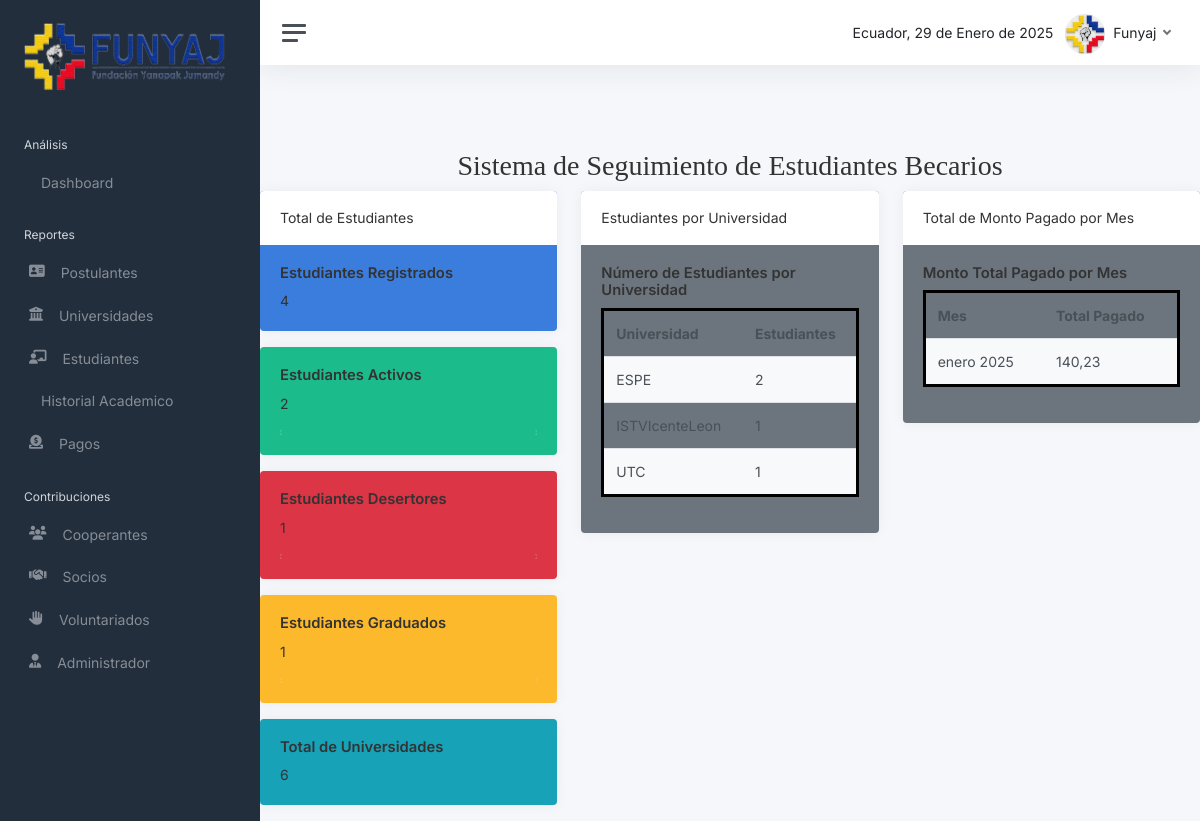
The page /dashboard/ (signed in) on the database its author committed.
### Aplicacion/Sistema/models.py (models this page shows, shortened)
class Universidad(models.Model):
    id = models.AutoField(primary_key=True)
    nombre = models.CharField(max_length=250)
    direccion = models.CharField(max_length=250)

### Aplicacion/Sistema/views.py (the view)
# urls.py: path('dashboard/', views.dashboard, name='dashboard'),
@login_required
def dashboard(request):
    estudiantes = Estudiante.objects.all()
    estudiantes_activos = estudiantes.filter(estado='Estudiante Activo')
    estudiantes_desertores = estudiantes.filter(estado='Desertor')
    estudiantes_graduados = estudiantes.filter(estado='Graduado')
    estudiantes_por_universidad = Estudiante.objects.values('universidad__nombre') \
        .annotate(total=Count('id')) \
        .order_by('universidad__nombre')
    total_universidades = Universidad.objects.count()
    total_estudiantes = estudiantes.count()
    pagos_por_mes = Pago.objects.annotate(month=TruncMonth('fecha_de_pago')) \
        .values('month') \
        .annotate(total_pago=Sum('monto')) \
        .order_by('month')
    context = {
        'estudiantes': estudiantes,
        'estudiantes_activos': estudiantes_activos,
        'estudiantes_desertores': estudiantes_desertores,
        'estudiantes_graduados': estudiantes_graduados,
        'estudiantes_por_universidad': estudiantes_por_universidad,
        'total_universidades': total_universidades,
        'total_estudiantes': total_estudiantes,
        'pagos_por_mes': pagos_por_mes,
    }
    return render(request, 'dashboard.html', context)

### Aplicacion/Sistema/templates/dashboard.html
{% extends "./administrador.html" %}
{% block contenido %}
{% load static %}
<body>
    <br><br><br><br>
    <center><h1 style="font-family: 'Times New Roman', serif; color: #333333;">Sistema de Seguimiento de Estudiantes Becarios</h1></center>
    <div class="row">
        <div class="col-md-4">
            <div class="card-deck">
                <div class="col-md-12 mb-3">
                    <div class="card text-white bg-primary mb-3">
                        <div class="card-header" style="color: #333333;">Total de Estudiantes</div>
                        <div class="card-body" style="color: #333333;">
                            <h5 class="card-title" style="color: #333333;">Estudiantes Registrados</h5>
                            <p class="card-text" style="font-size: 1em; color: #333333;">{{ total_estudiantes }}</p>
                        </div>
                    </div>
                </div>
                <div class="col-md-12 mb-3">
                    <div class="card text-white bg-success mb-3">
                        <div class="card-body" style="color: #333333;">
                            <h5 class="card-title" style="color: #333333;">Estudiantes Activos</h5>
                            <p class="card-text" style="font-size: 1em; color: #333333;">
                                {{ estudiantes_activos|length }}
                            </p>
                            <div class="progress" style="height: 5px; margin-top: 5px;">
                                <div class="progress-bar bg-success" role="progressbar" style="width: 100%" aria-valuenow="100" aria-valuemin="0" aria-valuemax="100"></div>
                            </div>
                        </div>
                    </div>
                </div>
                <div class="col-md-12 mb-3">
                    <div class="card text-white bg-danger mb-3">
                        <div class="card-body" style="color: #333333;">
                            <h5 class="card-title" style="color: #333333;">Estudiantes Desertores</h5>
                            <p class="card-text" style="font-size: 1em; color: #333333;">
                                {{ estudiantes_desertores|length }}
                            </p>
                            <div class="progress" style="height: 5px; margin-top: 5px;">
                                <div class="progress-bar bg-danger" role="progressbar" style="width: 100%" aria-valuenow="100" aria-valuemin="0" aria-valuemax="100"></div>
                            </div>
                        </div>
                    </div>
                </div>
                <div class="col-md-12 mb-3">
                    <div class="card text-white bg-warning mb-3">
                        <div class="card-body" style="color: #333333;">
                            <h5 class="card-title" style="color: #333333;">Estudiantes Graduados</h5>
                            <p class="card-text" style="font-size: 1em; color: #333333;">
                                {{ estudiantes_graduados|length }}
                            </p>
                            <div class="progress" style="height: 5px; margin-top: 5px;">
                                <div class="progress-bar bg-warning" role="progressbar" style="width: 100%" aria-valuenow="100" aria-valuemin="0" aria-valuemax="100"></div>
                            </div>
                        </div>
                    </div>
                </div>
                <div class="col-md-12 mb-3">
                    <div class="card text-white bg-info mb-3">
                        <div class="card-body" style="color: #333333;">
                            <h5 class="card-title" style="color: #333333;">Total de Universidades</h5>
                            <p class="card-text" style="font-size: 1em; color: #333333;">{{ total_universidades }}</p>
                        </div>
                    </div>
                </div>
            </div>
        </div>
        <div class="col-md-4">
            <div class="card text-white bg-secondary mb-3">
                <div class="card-header" style="color: #333333;">Estudiantes por Universidad</div>
                <div class="card-body" style="color: #333333;">
                    <h5 class="card-title" style="color: #333333;">Número de Estudiantes por Universidad</h5>
                    <table class="table table-striped">
                        <thead>
                            <tr>
                                <th>Universidad</th>
                                <th>Estudiantes</th>
                            </tr>
                        </thead>
                        <tbody>
                            {% for universidad in estudiantes_por_universidad %}
                                <tr>
                                    <td>{{ universidad.universidad__nombre }}</td>
                                    <td>{{ universidad.total }}</td>
                                </tr>
                            {% endfor %}
                        </tbody>
                    </table>
                </div>
            </div>
        </div>
        <div class="col-md-4">
            <div class="card text-white bg-secondary mb-3">
                <div class="card-header" style="color: #333333;">Total de Monto Pagado por Mes</div>
                <div class="card-body" style="color: #333333;">
                    <h5 class="card-title" style="color: #333333;">Monto Total Pagado por Mes</h5>
                    <table class="table table-striped">
                        <thead>
                            <tr>
                                <th>Mes</th>
                                <th>Total Pagado</th>
                            </tr>
                        </thead>
                        <tbody>
                            {% for pago in pagos_por_mes %}
                                <tr>
                                    <td>{{ pago.month|date:"F Y" }}</td>
                                    <td>{{ pago.total_pago|floatformat:2 }}</td>
                                </tr>
                            {% endfor %}
                        </tbody>
                    </table>
                </div>
            </div>
        </div>
    </div>
</body>
{% endblock %}

### F_Funyaj/assets/css/principal.css (style rules this page uses)
body { font-family: 'Overpass', sans-serif; font-weight: normal; font-size: 100%; color: #1b262c; margin: 0; background-color: #5f6769; }
h1 { margin: 0; font-size: 24px; color: #0033a0; }

### F_Funyaj/assets/administrador/css/datatable.css (style rules this page uses)
table { border: 3px solid black !important; }

### rows shown on the page
Universidad: universidad__nombre "ESPE", total "2"
Universidad: universidad__nombre "ISTVIcenteLeon", total "1"
Universidad: universidad__nombre "UTC", total "1"

### other values the page prints
{{ total_estudiantes }} "4"
{{ estudiantes_activos|length }} "2"
{{ estudiantes_desertores|length }} "1"
{{ estudiantes_graduados|length }} "1"
{{ total_universidades }} "6"
{{ pago.month|date:"F Y" }} "enero 2025"
{{ pago.total_pago|floatformat:2 }} "140,23"
